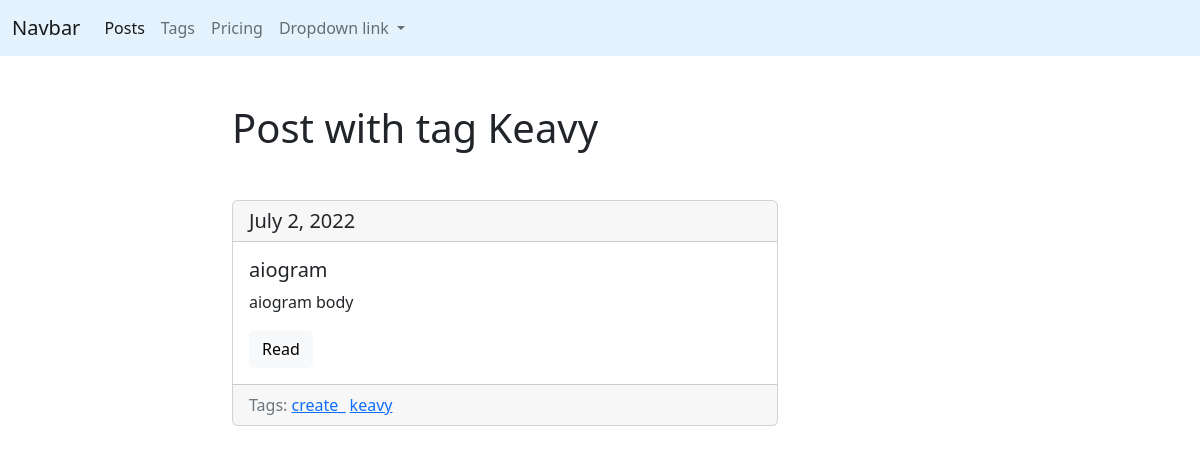
The page /blog/tag/keavy on the database its author committed.
### blog/models.py (models this page shows, shortened)
class Tag(models.Model):
    title = models.CharField(max_length=50, db_index=True)
    slug = models.SlugField(max_length=50, unique=True)
    def get_absolute_url(self):
        return reverse('tag_detail_url', kwargs={'slug': self.slug})

class Post(models.Model):
    title = models.CharField(max_length=150, db_index=True)
    slug = models.SlugField(max_length=150, blank=True, unique=True)
    body = models.TextField(blank=True, db_index=True)
    date_pub = models.DateField(auto_now_add=True)
    tags = models.ManyToManyField('Tag', blank=True, related_name='posts')
    def get_absolute_url(self):
        return reverse('post_detail_url', kwargs={'slug':self.slug})

### blog/views.py (the view)
# urls.py: path('tag/<str:slug>', TagDetail.as_view(), name='tag_detail_url')
class TagDetail(ObjectDetailMixin, View):
    model = Tag
    template = 'blog/tag_detail.html'

### blog/util.py (called while the page is built)
    def get(self, request, slug):
        obj = get_object_or_404(self.model, slug__iexact=slug)
        return render(request, self.template, context={self.model.__name__.lower(): obj})

### blog/templates/blog/tag_detail.html (shortened to what this page needs)
{% extends 'blog/base_blog.html' %}
{% block content %}
    <h1 class="mb-5">Post with tag {{tag.title|title}}</h1>
    {% for post in tag.posts.all %}
        {% include 'blog/includes/card_detail.html' %}
    {% endfor %}
{% endblock %}

### blog/templates/blog/includes/card_detail.html
<div class="card mb-4">
              <h5 class="card-header">{{post.date_pub}}</h5>
              <div class="card-body">
                <h5 class="card-title">{{post.title}}</h5>
                <p class="card-text">{{post.body|truncatewords:15}}</p>
                <a href="{{post.get_absolute_url}}" class="btn btn-light">Read</a>
              </div>
                <div class="card-footer text-muted">
                Tags:
                    {% for tag in post.tags.all %}
                        <a href="{{tag.get_absolute_url}}">{{tag.title}}</a>
                    {% endfor %}
                </div>
</div>

### rows shown on the page
Tag: title "Keavy", title "keavy"
Post: date_pub "July 2, 2022", title "aiogram", body "aiogram body"
Tag: title "create_"
